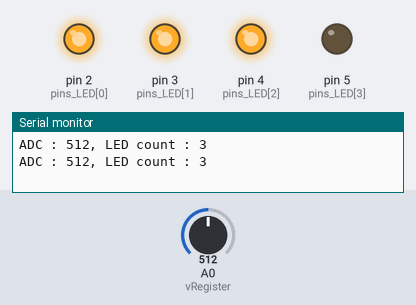
Bench run of a sketch on a simulated Arduino Uno, built with avr-gcc and run on an emulated ATmega328P. Shown: output pins drawn as LEDs (lit = HIGH), the last lines printed to the serial monitor. The inputs (shaded band) are chosen by the test bench; at power-on: A0 (vRegister) = 512.

Above: at 1.8 s.
1.9 s: A0 (vRegister) set to 496
At 2.7 s:
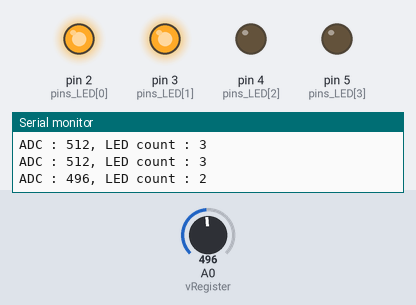
3.5 s: A0 (vRegister) set to 273
5.2 s: A0 (vRegister) set to 249
At 7.0 s:
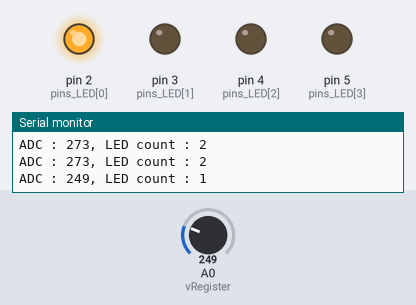
7.5 s: A0 (vRegister) set to 900
At 8.6 s:
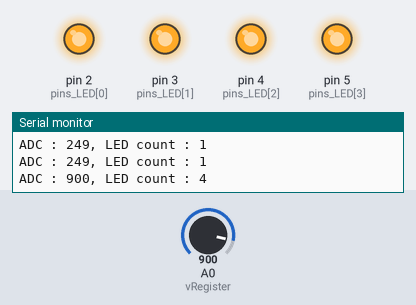
9.5 s: A0 (vRegister) set to 783
11.2 s: A0 (vRegister) set to 760
At 12.9 s:
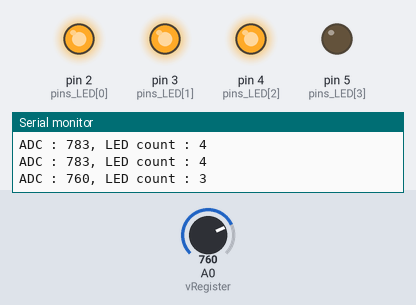
Timing chart, 0 to 14.4 s (numbered marks = the images above; inputs shaded):
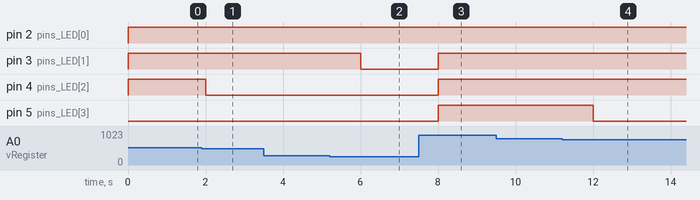

Measured:
- the behaviour switches between 512 and 511 on A0 (vRegister) (found by bisection; images 0 and 1)
- the behaviour switches between 256 and 255 on A0 (vRegister) (found by bisection; images 1 and 2)
- the behaviour switches between 768 and 767 on A0 (vRegister) (found by bisection; images 3 and 4)
- after the input at 1.9 s, pin 4 (pins_LED[2]): HIGH → LOW after 0.10 s
- after the input at 5.2 s, pin 3 (pins_LED[1]): HIGH → LOW after 0.80 s
- after the input at 7.5 s, pin 3 (pins_LED[1]), pin 4 (pins_LED[2]), pin 5 (pins_LED[3]): LOW → HIGH after 0.50 s
- after the input at 11.2 s, pin 5 (pins_LED[3]): HIGH → LOW after 0.81 s

The sketch:

LAB_5_1_2_201812145_.ino
```cpp
//A0핀에 가변저항 연결
int vRegister=A0;
//LED연결핀
int pins_LED[]={2,3,4,5};

void setup() {
  Serial.begin(9600);
  //가변저항을 INPUT모드
  pinMode(vRegister,INPUT);
  for(int i=0; i<4; i++){
    pinMode(pins_LED[i],OUTPUT);
    digitalWrite(pins_LED[i],LOW);
  }

}

void loop() {
  //가변저항 값 읽기
  int adc=analogRead(vRegister);

  //LED개수 결정
  int count_led=(adc>>8)+1;
  //LED 점멸
  for(int i=0; i<4; i++){
    if(i<count_led){
      digitalWrite(pins_LED[i], HIGH);
    }
    else{
      digitalWrite(pins_LED[i],LOW);
    }
  }
  //ADC값과 LED개수 출력
  Serial.println(String("ADC : ")+adc+", LED count : "+count_led);
  delay(1000);


}
```
